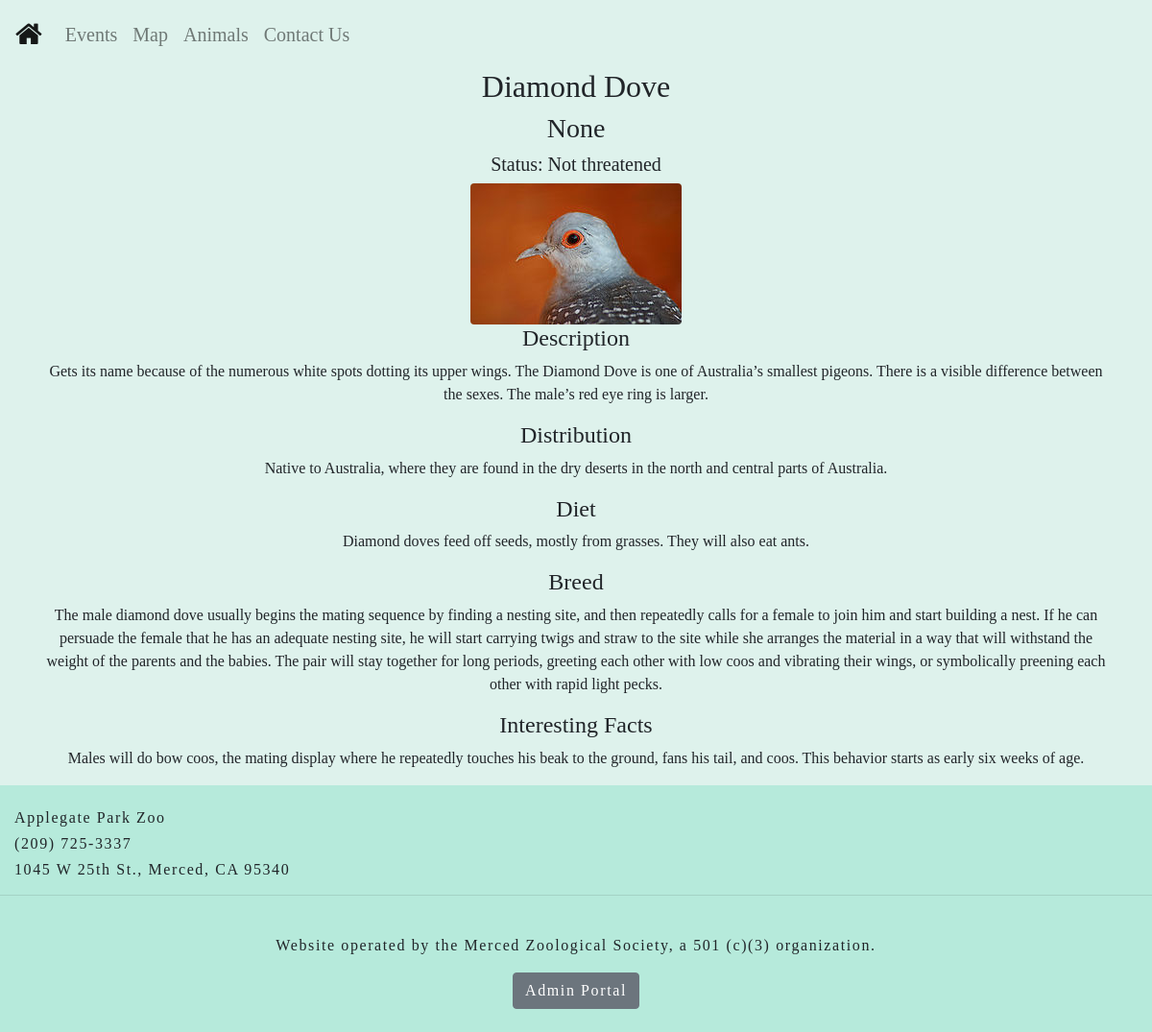
The app's page /animals/1 with its own data.
### run.py (models this page shows, shortened)
class Animal(db.Model):
    id_animal = db.Column(db.Integer, primary_key=True)
    names = db.Column(db.String, unique=False, nullable=True)
    name_animal = db.Column(db.String, unique=False, nullable=True)
    dist_animal = db.Column(db.String, unique=False, nullable=True)
    diet_animal = db.Column(db.String, unique=False, nullable=True)
    desc_animal = db.Column(db.String, unique=False, nullable=True)
    breed_animal = db.Column(db.String, unique=False, nullable=True)
    behavior_animal = db.Column(db.String, unique=False, nullable=True)
    status_animal = db.Column(db.String, unique=False, nullable=True)
    fact_animal = db.Column(db.String, unique=False, nullable=True)
    image_filename = db.Column(db.String, default=None, nullable=True)
    image_url = db.Column(db.String, default=None, nullable=True)

### run.py (the view)
@app.route("/animals/<id>")
def animal(id):
    anim = Animal.query.get(id)
    print(anim.image_url)
    return render_template("animal.html", animal=anim)

### templates/animal.html (shortened to what this page needs)
{% extends "layout.html" %}
{% block content %}
<div class="container" style="text-align:center;">
  <h2>{{animal.name_animal}}</h2>
  <h3>{{animal.names}}</h3>
  <h5>Status: {{animal.status_animal}}</h5>
  {% if animal.image_filename %}
  <img class = "rounded" src="/static/img/{{animal.image_filename}}">
  {% else %}
  <img src="/static/img/default.png">
  {% endif %}
  {% if animal.desc_animal %}
  <h4>Description</h4>
  <p>{{animal.desc_animal}}</p>
  {%endif%}
  {% if animal.dist_animal %}
  <h4>Distribution</h4>
  <p>{{animal.dist_animal}}</p>
  {%endif%}
  {% if animal.diet_animal %}
  <h4>Diet</h4>
  <p>{{animal.diet_animal}}</p>
  {%endif%}
  {% if animal.breed_animal %}
  <h4>Breed</h4>
  <p>{{animal.breed_animal}}</p>
  {%endif%}
  {% if animal.fact_animal %}
  <h4>Interesting Facts</h4>
  <p>{{animal.fact_animal}}</p>
  {%endif%}
</div>
{% endblock %}

### static/css/main.css (style rules this page uses)
html, body { max-width: 100%; overflow-x: hidden; font-family: 'Mutsuki'; margin: 0%; background-color:#DEF2EC; }

### records on screen
Animal: name_animal "Diamond Dove", names "None", status_animal "Not threatened", image_filename (picture), desc_animal "Gets its name because of the numerous white spots dotting its upper wings. The Diamond Dove is one of Australia’s smallest pigeons. There is a visible difference between the sexes. The male’s red eye ring is larger.", dist_animal "Native to Australia, where they are found in the dry deserts in the north and central parts of Australia.", diet_animal "Diamond doves feed off seeds, mostly from grasses. They will also eat ants.", breed_animal "The male diamond dove usually begins the mating sequence by finding a nesting site, and then repeatedly calls for a female to join him and start building a nest. If he can persuade the female that he has an adequate nesting site, he will start carrying twigs and straw to the site while she arranges the material in a way that will withstand the weight of the parents and the babies. The pair will stay together for long periods, greeting each other with low coos and vibrating their wings, or symbolically preening each other with rapid light pecks.", fact_animal "Males will do bow coos, the mating display where he repeatedly touches his beak to the ground, fans his tail, and coos. This behavior starts as early six weeks of age."
